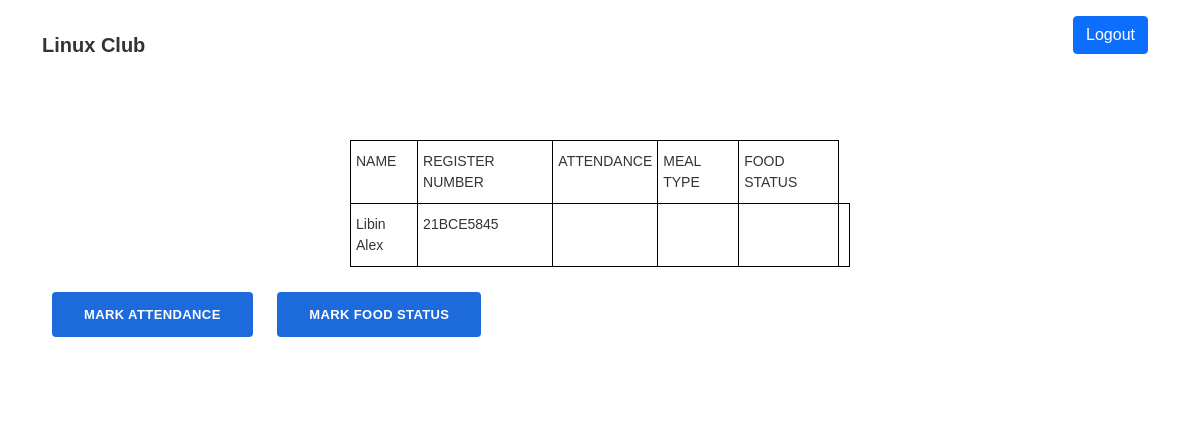
The page /participant/21BCE5845/ on the database as committed earlier.
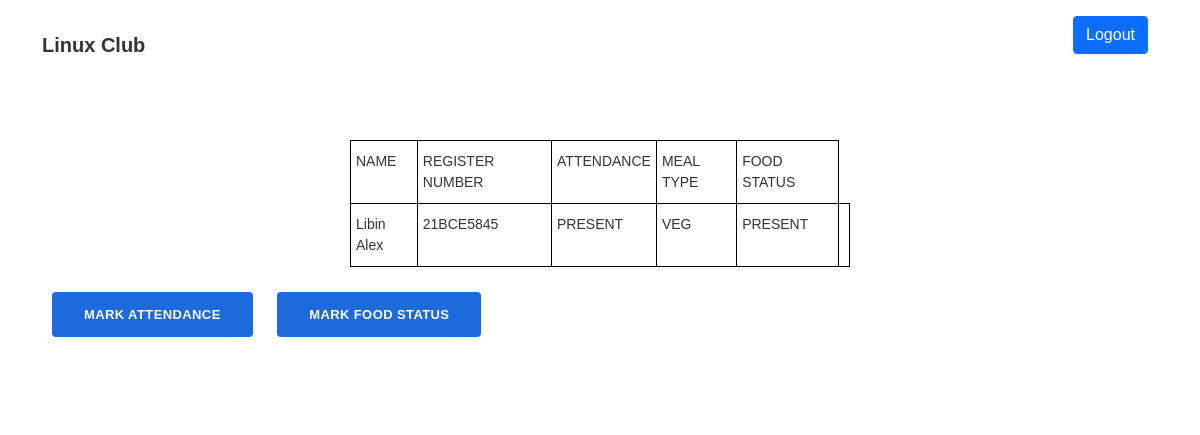
The same page on the database as committed later.
### tables this page shows
CREATE TABLE participants (name TEXT NOT NULL, regno TEXT NOT NULL, attendance TEXT, mealtype TEXT NOT NULL, food_status TEXT NOT NULL);

### app.py (the view, shortened to what this page needs)
@app.route('/participant/<regno>/', methods=['POST', 'GET'])
def attendance(regno):
    x = 1
    if x == 1:
        conn2 = sqlite3.connect('data.db')
        if request.method == "GET":
            conn2 = sqlite3.connect('data.db')
            rec = conn2.execute(
                "select * from participants where regno = '%s'" % regno)
            rec = [i for i in rec]
            print(rec)
            return render_template('correct.html', r=rec[0])
    else:
        return redirect(url_for('index'))

### templates/correct.html (shortened to what this page needs)
{% extends "base.html" %}
{% block content %}
<nav class="navbar navbar-light navbar-expand-lg navigation-clean-button">
    <div class="container"><a class="navbar-brand" href="">Linux Club</a>
        <div class="collapse navbar-collapse" id="navcol-1">
            <a href="./logout"><button class="btn btn-primary" type="button">Logout</button></a>
        </div>
    </div>
</nav>
<section class="newsletter-subscribe">
    <div class="container">
        <div class="intro">
            <table class="tg">
                <thead>
                    <tr>
                        <th class="tg-0lax">NAME</th>
                        <th class="tg-0lax">REGISTER NUMBER</th>
                        <th class="tg-0lax">ATTENDANCE</th>
                        <th class="tg-0lax">MEAL TYPE</th>
                        <th class="tg-0lax">FOOD STATUS</th>
                    </tr>
                </thead>
                <tbody>
                    <tr>
                        <td class="tg-0lax">{{ r[0] }}</td>
                        <td class="tg-0lax">{{ r[1] }}</td>
                        <td class="tg-0lax">{{ r[2] }}</td>
                        <td class="tg-0lax">{{ r[3] }}</td>
                        <td class="tg-0lax">{{ r[4] }}</td>
                        <td class="tg-0lax">{{ r[5] }}</td>
                    </tr>
                </tbody>
            </table>
        </div>
        <form method="post" action="/participant/{{ r[1] }}/">
            <input type="submit" class="btn btn-primary" value="MARK ATTENDANCE" name="action1" />
            <input type="submit" class="btn btn-primary" value="MARK FOOD STATUS" name="action2" />
        </form>
    </div>
</section>
{% endblock %}

### templates/base.html (shortened to what this page needs)
<!DOCTYPE html>
<html lang="en">
<head>
    <link rel="stylesheet" href="https://cdn.jsdelivr.net/npm/bootstrap@5.1.3/dist/css/bootstrap.min.css">
    <link rel="stylesheet" href="https://cdnjs.cloudflare.com/ajax/libs/ionicons/2.0.1/css/ionicons.min.css">
    <link rel="stylesheet" href="{{ url_for('static', filename = 'assets/css/canitoLogin.css') }}">
    <link rel="stylesheet" href="{{ url_for('static', filename = 'assets/css/Login-Box-En.css') }}">
    <link rel="stylesheet" href="{{ url_for('static', filename = 'assets/css/Login-Form-Clean.css') }}">
    <link rel="stylesheet" href="{{ url_for('static', filename = 'assets/css/Modal-Login-form.css') }}">
    <link rel="stylesheet" href="{{ url_for('static', filename = 'assets/css/Navigation-with-Button.css') }}">
    <link rel="stylesheet" href="{{ url_for('static', filename = 'assets/css/Newsletter-Subscription-Form.css') }}">
    <link rel="stylesheet" href="{{ url_for('static', filename = 'assets/css/styles.css') }}">
</head>
<body>
    {% block content %}{% endblock %}
</body>
</html>

### static/assets/css/canitoLogin.css (style rules this page uses)
.btn { margin: 0px 10px; margin-bottom: 20px; }
a { color: #8e888a; text-decoration: none; outline: none; }

### static/assets/css/Modal-Login-form.css (style rules this page uses)
body { font-family: 'Varela Round', sans-serif; }

### static/assets/css/Navigation-with-Button.css (style rules this page uses)
.navigation-clean-button { background: #fff; padding-top: .75rem; padding-bottom: .75rem; color: #333; border-radius: 0; box-shadow: none; border: none; margin-bottom: 0; }
@media (min-width:768px) { .navigation-clean-button { padding-top: 1rem; padding-bottom: 1rem; } }
.navigation-clean-button .navbar-brand { font-weight: bold; color: inherit; }

### static/assets/css/Newsletter-Subscription-Form.css (style rules this page uses)
.newsletter-subscribe { color: #313437; background-color: #fff; padding: 50px 0; }
.newsletter-subscribe .intro { font-size: 16px; max-width: 500px; margin: 0 auto 25px; }
.newsletter-subscribe form { justify-content: center; }
.newsletter-subscribe form .btn { padding: 16px 32px; border: none; background: none; box-shadow: none; text-shadow: none; opacity: 0.9; text-transform: uppercase; font-weight: bold; font-size: 13px; letter-spacing: 0.4px; line-height: 1; }
.newsletter-subscribe form .btn-primary { background-color: #055ada !important; color: #fff; outline: none !important; }

### templates/correct.html (style rules this page uses)
.tg { border-collapse: collapse; border-spacing: 0; }
.tg td { border-color: black; border-style: solid; border-width: 1px; font-family: Arial, sans-serif; font-size: 14px; overflow: hidden; padding: 10px 5px; word-break: normal; }
.tg th { border-color: black; border-style: solid; border-width: 1px; font-family: Arial, sans-serif; font-size: 14px; font-weight: normal; overflow: hidden; padding: 10px 5px; word-break: normal; }
.tg .tg-0lax { text-align: left; vertical-align: top }

Rows that differ between the two databases and show on the page:
changed participants "Libin Alex": attendance (not shown) → "PRESENT"; mealtype (not shown) → "VEG"; food_status (not shown) → "PRESENT"
